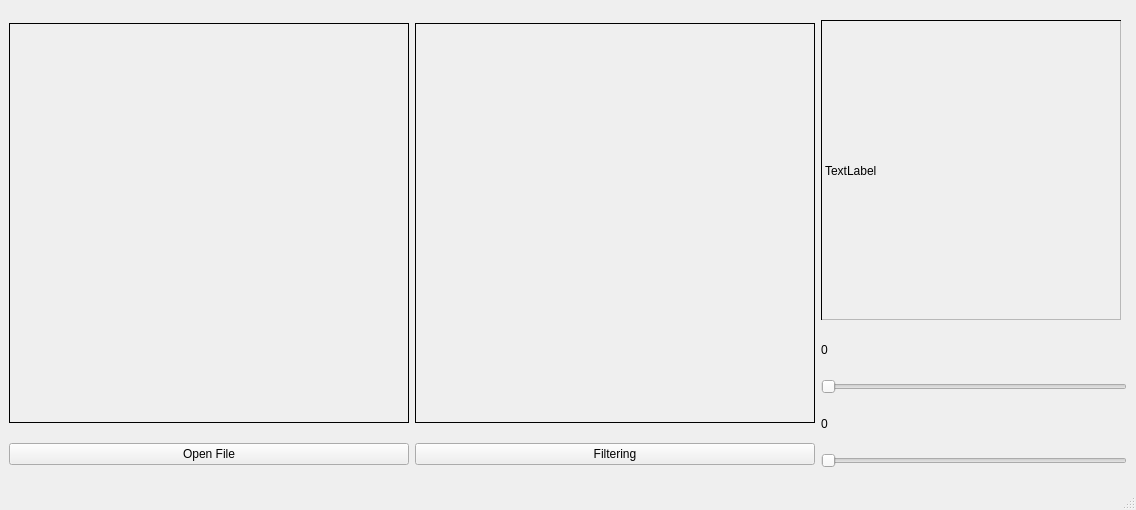
<?xml version="1.0" encoding="UTF-8"?>
<ui version="4.0">
 <class>MainWindow</class>
 <widget class="QMainWindow" name="MainWindow">
  <property name="geometry">
   <rect>
    <x>0</x>
    <y>0</y>
    <width>1136</width>
    <height>510</height>
   </rect>
  </property>
  <property name="windowTitle">
   <string>MainWindow</string>
  </property>
  <widget class="QWidget" name="centralwidget">
   <layout class="QHBoxLayout" name="horizontalLayout_2">
    <item>
     <layout class="QVBoxLayout" name="verticalLayout">
      <item>
       <widget class="QLabel" name="label">
        <property name="minimumSize">
         <size>
          <width>400</width>
          <height>400</height>
         </size>
        </property>
        <property name="maximumSize">
         <size>
          <width>600</width>
          <height>400</height>
         </size>
        </property>
        <property name="frameShape">
         <enum>QFrame::Box</enum>
        </property>
        <property name="text">
         <string/>
        </property>
       </widget>
      </item>
      <item>
       <widget class="QPushButton" name="pushButton">
        <property name="text">
         <string>Open File</string>
        </property>
       </widget>
      </item>
     </layout>
    </item>
    <item>
     <layout class="QVBoxLayout" name="verticalLayout_2">
      <item>
       <widget class="QLabel" name="label_2">
        <property name="minimumSize">
         <size>
          <width>400</width>
          <height>400</height>
         </size>
        </property>
        <property name="maximumSize">
         <size>
          <width>600</width>
          <height>400</height>
         </size>
        </property>
        <property name="frameShape">
         <enum>QFrame::Box</enum>
        </property>
        <property name="text">
         <string/>
        </property>
       </widget>
      </item>
      <item>
       <widget class="QPushButton" name="pushButton_2">
        <property name="text">
         <string>Filtering</string>
        </property>
       </widget>
      </item>
     </layout>
    </item>
    <item>
     <layout class="QVBoxLayout" name="verticalLayout_4">
      <item>
       <widget class="QFrame" name="frame">
        <property name="minimumSize">
         <size>
          <width>300</width>
          <height>300</height>
         </size>
        </property>
        <property name="maximumSize">
         <size>
          <width>300</width>
          <height>300</height>
         </size>
        </property>
        <property name="frameShape">
         <enum>QFrame::StyledPanel</enum>
        </property>
        <property name="frameShadow">
         <enum>QFrame::Raised</enum>
        </property>
        <widget class="QLabel" name="label_5">
         <property name="geometry">
          <rect>
           <x>0</x>
           <y>0</y>
           <width>301</width>
           <height>301</height>
          </rect>
         </property>
         <property name="frameShape">
          <enum>QFrame::Box</enum>
         </property>
         <property name="text">
          <string>TextLabel</string>
         </property>
        </widget>
       </widget>
      </item>
      <item>
       <widget class="QLabel" name="label_3">
        <property name="maximumSize">
         <size>
          <width>16777215</width>
          <height>25</height>
         </size>
        </property>
        <property name="text">
         <string>0</string>
        </property>
       </widget>
      </item>
      <item>
       <widget class="QSlider" name="horizontalSlider">
        <property name="minimum">
         <number>1</number>
        </property>
        <property name="maximum">
         <number>255</number>
        </property>
        <property name="orientation">
         <enum>Qt::Horizontal</enum>
        </property>
       </widget>
      </item>
      <item>
       <widget class="QLabel" name="label_4">
        <property name="maximumSize">
         <size>
          <width>16777215</width>
          <height>25</height>
         </size>
        </property>
        <property name="text">
         <string>0</string>
        </property>
       </widget>
      </item>
      <item>
       <widget class="QSlider" name="horizontalSlider_2">
        <property name="orientation">
         <enum>Qt::Horizontal</enum>
        </property>
       </widget>
      </item>
     </layout>
    </item>
   </layout>
  </widget>
  <widget class="QMenuBar" name="menubar">
   <property name="geometry">
    <rect>
     <x>0</x>
     <y>0</y>
     <width>1136</width>
     <height>22</height>
    </rect>
   </property>
  </widget>
  <widget class="QStatusBar" name="statusbar"/>
 </widget>
 <resources/>
 <connections/>
</ui>
